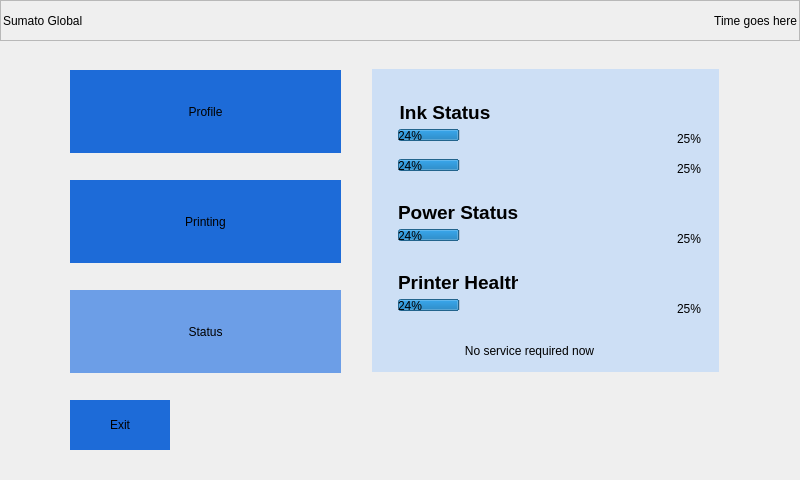
<?xml version="1.0" encoding="UTF-8"?>
<ui version="4.0">
 <class>diagnosticsWidget</class>
 <widget class="QWidget" name="diagnosticsWidget">
  <property name="geometry">
   <rect>
    <x>0</x>
    <y>0</y>
    <width>800</width>
    <height>480</height>
   </rect>
  </property>
  <property name="windowTitle">
   <string>Form</string>
  </property>
  <widget class="QFrame" name="topFrame">
   <property name="geometry">
    <rect>
     <x>0</x>
     <y>0</y>
     <width>800</width>
     <height>41</height>
    </rect>
   </property>
   <property name="frameShape">
    <enum>QFrame::StyledPanel</enum>
   </property>
   <property name="frameShadow">
    <enum>QFrame::Raised</enum>
   </property>
   <widget class="QLabel" name="companyLabel">
    <property name="geometry">
     <rect>
      <x>3</x>
      <y>4</y>
      <width>179</width>
      <height>33</height>
     </rect>
    </property>
    <property name="text">
     <string>Sumato Global</string>
    </property>
   </widget>
   <widget class="QLabel" name="timeLabel">
    <property name="geometry">
     <rect>
      <x>328</x>
      <y>4</y>
      <width>469</width>
      <height>33</height>
     </rect>
    </property>
    <property name="text">
     <string>Time goes here</string>
    </property>
    <property name="alignment">
     <set>Qt::AlignRight|Qt::AlignTrailing|Qt::AlignVCenter</set>
    </property>
   </widget>
  </widget>
  <widget class="QPushButton" name="profileButton">
   <property name="geometry">
    <rect>
     <x>70</x>
     <y>70</y>
     <width>271</width>
     <height>83</height>
    </rect>
   </property>
   <property name="styleSheet">
    <string notr="true">background-color: #1d6bd8;  border: none</string>
   </property>
   <property name="text">
    <string>Profile</string>
   </property>
  </widget>
  <widget class="QPushButton" name="printingButton">
   <property name="geometry">
    <rect>
     <x>70</x>
     <y>180</y>
     <width>271</width>
     <height>83</height>
    </rect>
   </property>
   <property name="styleSheet">
    <string notr="true">background-color: #1d6bd8;  border: none</string>
   </property>
   <property name="text">
    <string>Printing</string>
   </property>
  </widget>
  <widget class="QPushButton" name="statusButton">
   <property name="geometry">
    <rect>
     <x>70</x>
     <y>290</y>
     <width>271</width>
     <height>83</height>
    </rect>
   </property>
   <property name="styleSheet">
    <string notr="true">background-color: #6c9ee7;  border: none</string>
   </property>
   <property name="text">
    <string>Status</string>
   </property>
  </widget>
  <widget class="QPushButton" name="exitButton">
   <property name="geometry">
    <rect>
     <x>70</x>
     <y>400</y>
     <width>100</width>
     <height>50</height>
    </rect>
   </property>
   <property name="styleSheet">
    <string notr="true">background-color: #1d6bd8;  border: none</string>
   </property>
   <property name="text">
    <string>Exit</string>
   </property>
  </widget>
  <widget class="QFrame" name="sideFrame">
   <property name="geometry">
    <rect>
     <x>372</x>
     <y>69</y>
     <width>347</width>
     <height>303</height>
    </rect>
   </property>
   <property name="styleSheet">
    <string notr="true">background-color: #cddff5; border: none</string>
   </property>
   <property name="frameShape">
    <enum>QFrame::StyledPanel</enum>
   </property>
   <property name="frameShadow">
    <enum>QFrame::Raised</enum>
   </property>
   <widget class="QLabel" name="inkstatusLabel">
    <property name="geometry">
     <rect>
      <x>26</x>
      <y>30</y>
      <width>94</width>
      <height>27</height>
     </rect>
    </property>
    <property name="text">
     <string>&lt;html&gt;&lt;head/&gt;&lt;body&gt;&lt;p&gt;&lt;span style=&quot; font-size:14pt; font-weight:600;&quot;&gt;Ink Status&lt;/span&gt;&lt;/p&gt;&lt;/body&gt;&lt;/html&gt;</string>
    </property>
    <property name="alignment">
     <set>Qt::AlignCenter</set>
    </property>
   </widget>
   <widget class="QProgressBar" name="progressBar">
    <property name="geometry">
     <rect>
      <x>26</x>
      <y>60</y>
      <width>255</width>
      <height>12</height>
     </rect>
    </property>
    <property name="value">
     <number>24</number>
    </property>
   </widget>
   <widget class="QProgressBar" name="progressBar_2">
    <property name="geometry">
     <rect>
      <x>26</x>
      <y>90</y>
      <width>255</width>
      <height>12</height>
     </rect>
    </property>
    <property name="value">
     <number>24</number>
    </property>
   </widget>
   <widget class="QLabel" name="colorpercentLabel">
    <property name="geometry">
     <rect>
      <x>291</x>
      <y>60</y>
      <width>52</width>
      <height>20</height>
     </rect>
    </property>
    <property name="text">
     <string>25%</string>
    </property>
    <property name="alignment">
     <set>Qt::AlignCenter</set>
    </property>
   </widget>
   <widget class="QLabel" name="blackpercentLabel">
    <property name="geometry">
     <rect>
      <x>291</x>
      <y>90</y>
      <width>52</width>
      <height>20</height>
     </rect>
    </property>
    <property name="text">
     <string>25%</string>
    </property>
    <property name="alignment">
     <set>Qt::AlignCenter</set>
    </property>
   </widget>
   <widget class="QLabel" name="powerstatusLabel">
    <property name="geometry">
     <rect>
      <x>26</x>
      <y>130</y>
      <width>120</width>
      <height>27</height>
     </rect>
    </property>
    <property name="text">
     <string>&lt;html&gt;&lt;head/&gt;&lt;body&gt;&lt;p&gt;&lt;span style=&quot; font-size:14pt; font-weight:600;&quot;&gt;Power Status&lt;/span&gt;&lt;/p&gt;&lt;/body&gt;&lt;/html&gt;</string>
    </property>
    <property name="alignment">
     <set>Qt::AlignCenter</set>
    </property>
   </widget>
   <widget class="QProgressBar" name="progressBar_3">
    <property name="geometry">
     <rect>
      <x>26</x>
      <y>160</y>
      <width>255</width>
      <height>12</height>
     </rect>
    </property>
    <property name="value">
     <number>24</number>
    </property>
   </widget>
   <widget class="QLabel" name="powerpercentLabel">
    <property name="geometry">
     <rect>
      <x>291</x>
      <y>160</y>
      <width>52</width>
      <height>20</height>
     </rect>
    </property>
    <property name="text">
     <string>25%</string>
    </property>
    <property name="alignment">
     <set>Qt::AlignCenter</set>
    </property>
   </widget>
   <widget class="QLabel" name="printerhealthLabel">
    <property name="geometry">
     <rect>
      <x>26</x>
      <y>200</y>
      <width>120</width>
      <height>27</height>
     </rect>
    </property>
    <property name="text">
     <string>&lt;html&gt;&lt;head/&gt;&lt;body&gt;&lt;p&gt;&lt;span style=&quot; font-size:14pt; font-weight:600;&quot;&gt;Printer Health&lt;/span&gt;&lt;/p&gt;&lt;/body&gt;&lt;/html&gt;</string>
    </property>
    <property name="alignment">
     <set>Qt::AlignCenter</set>
    </property>
   </widget>
   <widget class="QProgressBar" name="progressBar_4">
    <property name="geometry">
     <rect>
      <x>26</x>
      <y>230</y>
      <width>255</width>
      <height>12</height>
     </rect>
    </property>
    <property name="value">
     <number>24</number>
    </property>
   </widget>
   <widget class="QLabel" name="healthpercentLabel">
    <property name="geometry">
     <rect>
      <x>291</x>
      <y>230</y>
      <width>52</width>
      <height>20</height>
     </rect>
    </property>
    <property name="text">
     <string>25%</string>
    </property>
    <property name="alignment">
     <set>Qt::AlignCenter</set>
    </property>
   </widget>
   <widget class="QLabel" name="textLabel">
    <property name="geometry">
     <rect>
      <x>32</x>
      <y>270</y>
      <width>251</width>
      <height>25</height>
     </rect>
    </property>
    <property name="text">
     <string>&lt;html&gt;&lt;head/&gt;&lt;body&gt;&lt;p&gt;No service required now&lt;/p&gt;&lt;/body&gt;&lt;/html&gt;</string>
    </property>
    <property name="alignment">
     <set>Qt::AlignCenter</set>
    </property>
   </widget>
  </widget>
  <widget class="QLabel" name="background">
   <property name="geometry">
    <rect>
     <x>0</x>
     <y>40</y>
     <width>800</width>
     <height>439</height>
    </rect>
   </property>
   <property name="text">
    <string/>
   </property>
   <property name="pixmap">
    <pixmap resource="icons.qrc">:/uiBG.png</pixmap>
   </property>
  </widget>
  <zorder>background</zorder>
  <zorder>topFrame</zorder>
  <zorder>profileButton</zorder>
  <zorder>printingButton</zorder>
  <zorder>statusButton</zorder>
  <zorder>exitButton</zorder>
  <zorder>sideFrame</zorder>
 </widget>
 <resources>
  <include location="icons.qrc"/>
  <include location="icons.qrc"/>
 </resources>
 <connections/>
</ui>
